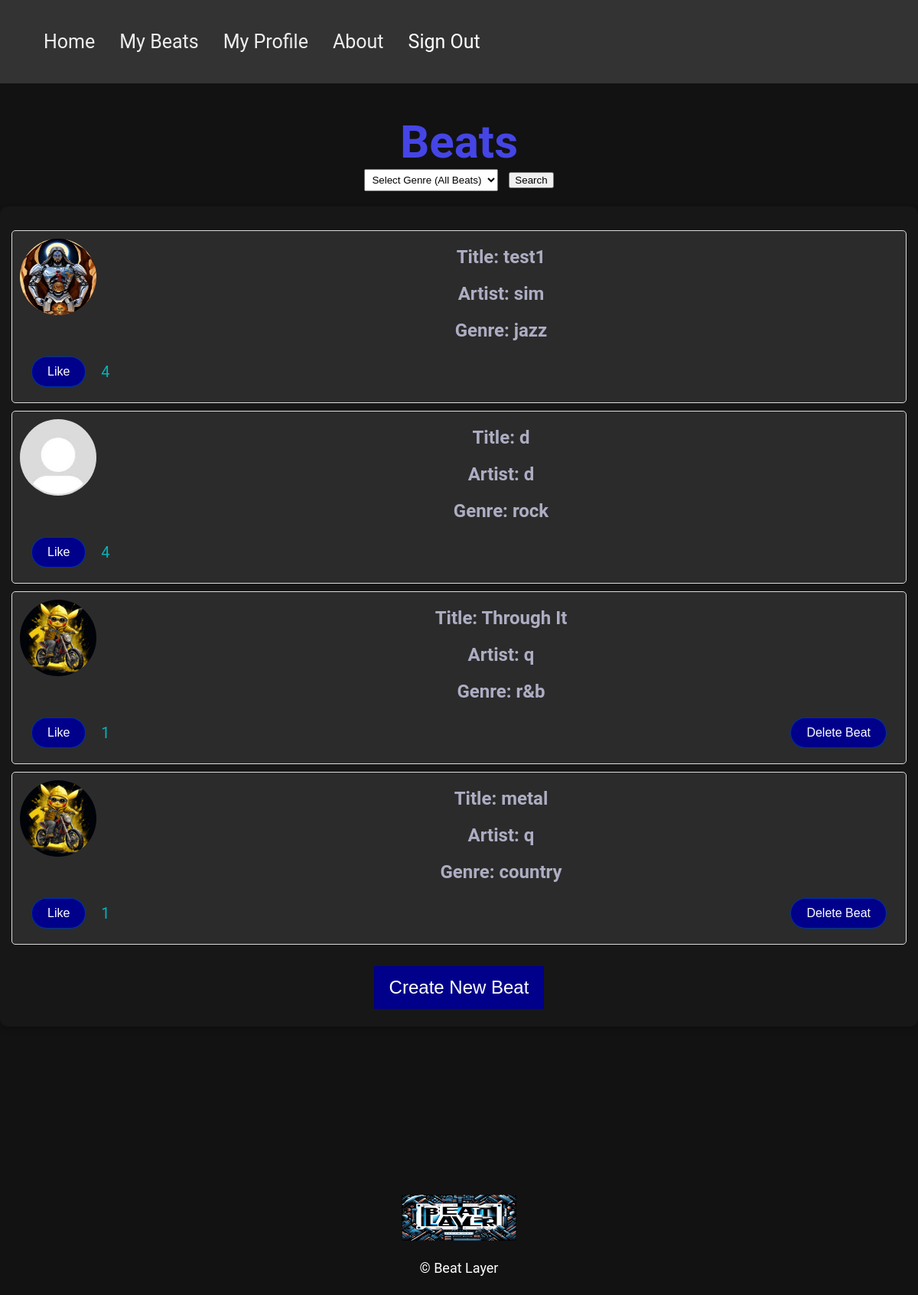
Page /beats (signed in) on the earlier database version.
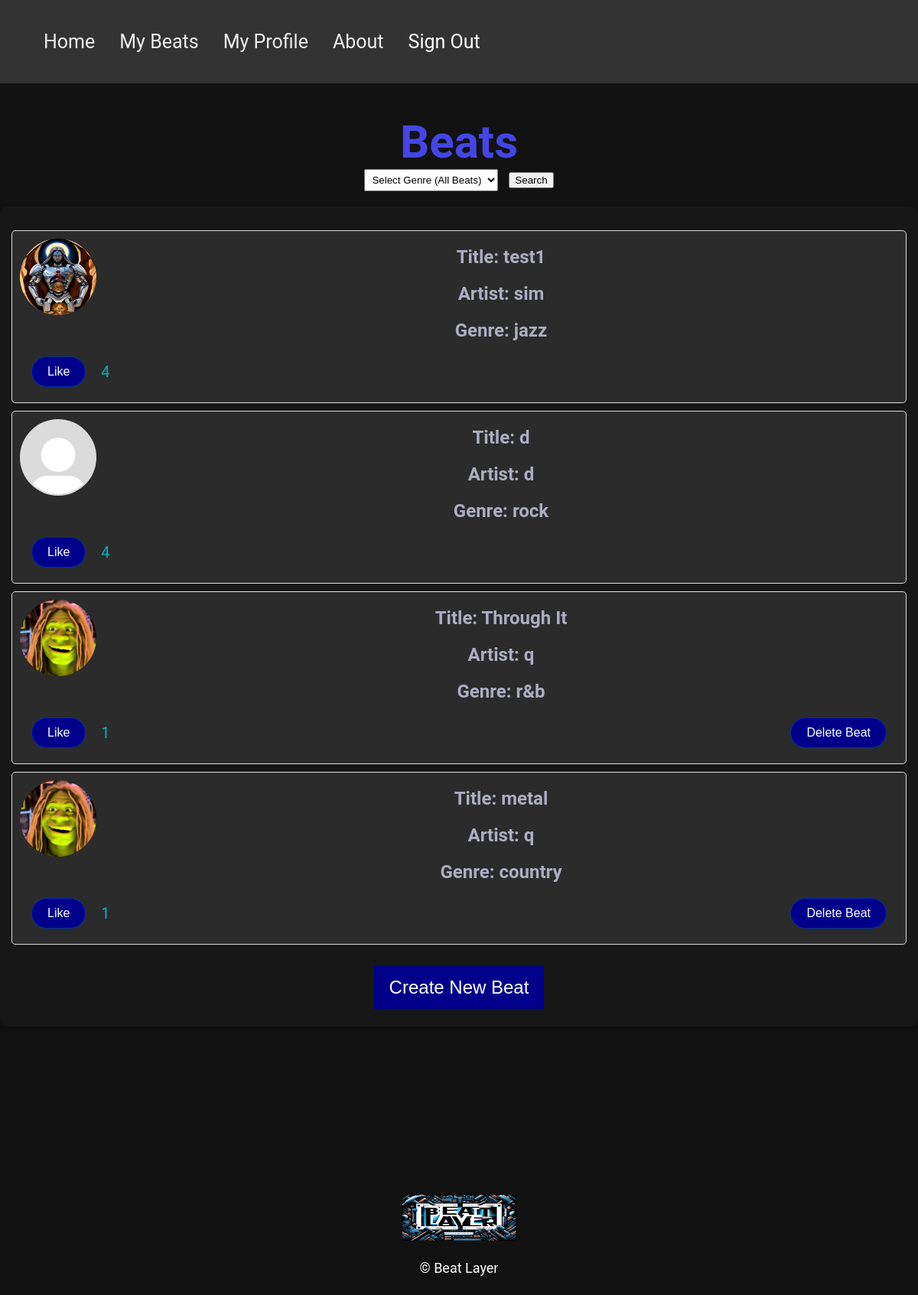
Same page on the later database version.
### src/app/models.py (models this page shows)
class Beat(db.Model):
    __tablename__ = 'beats'
    id = db.Column(db.String(36), primary_key=True)
    title = db.Column(db.String(32), nullable=False)
    date_added = Column(DateTime, default=datetime.utcnow)
    description = db.Column(db.String(100))
    artist = db.Column(db.String, db.ForeignKey('users.id'), nullable=False)
    audio_file = Column(String)
    genre = db.Column(db.String(32))
    likes = db.relationship('Like', backref='beat', lazy='dynamic')
    comments = db.relationship('Comment', backref='beat', lazy=True)
    def like_count(self):
        return self.likes.count()

class User(db.Model, UserMixin):
    __tablename__ = 'users'
    id = db.Column(db.String, primary_key=True)
    email = db.Column(db.String, unique=True)
    passwd = db.Column(db.LargeBinary)
    beats = db.relationship('Beat', backref='creator', lazy='dynamic')
    comments = db.relationship('Comment', back_populates='author', lazy='dynamic')
    likes = db.relationship('Like', backref='user', lazy='dynamic')
    profile_pic = db.Column(db.String, default='pictures/profile_pictures/default_profile_pic.jpg')
    bio = db.Column(db.String, default='This user has not set a bio yet.')

### src/app/routes.py (the view)
@login_required
@app.route('/beats', methods=['GET'])
def beats():
    if not current_user.is_authenticated:
        flash('You must be logged in to view this page.')
        return redirect(url_for('home'))
    genre = request.args.get('genre')
    if genre:
        beat_tuples = Beat.query.filter_by(genre=genre).join(
            User, User.id == Beat.artist).add_columns(User.profile_pic).all()
    else:
        beat_tuples = (
            Beat.query
            .join(User, User.id == Beat.artist)
            .add_columns(User.profile_pic)
            .all()
        )
    beats_with_pics = [
        {'beat': beat, 'profile_pic': profile_pic}
        for beat, profile_pic in beat_tuples
    ]
    return render_template('beats.html', beats=beats_with_pics)

### src/app/__init__.py (called while the page is built)
@login_manager.user_loader
def load_user(id):
    try:
        return db.session.query(User).filter(User.id==id).one()
    except:
        return None

### src/app/routes.py (called while the page is built)
@app.context_processor
def utility_processor():
    def get_user(user_id):
        return User.query.get(user_id)
    return dict(get_user=get_user)

### src/templates/beats.html (shortened to what this page needs)
{% extends 'base.html' %}
{% block main %}
    <div class="container">
        <h1>Beats</h1>
        <div class="genre-filter" style="margin-bottom: 20px;">
            <form action="{{ url_for('beats') }}" method="get">
                <select name="genre" id="genre-select" style="padding: 5px; margin-right: 10px;">
                    <option value="">Select Genre (All Beats)</option>
                </select>
                <input type="submit" value="Search">
            </form>
        </div>
        <div class="content-box" style="padding: 15px; border-radius: 10px; box-shadow: 0 4px 8px 0 rgba(0,0,0,0.2);">
            <ul style="list-style: none; padding: 0;">
                {% for beat_dict in beats %}
                    {% set beat = beat_dict.beat %}
                    {% set profile_pic = beat_dict.profile_pic %}
                    <li>
                        <div class="beat-card" style="border: 1px solid #ddd; padding: 10px; border-radius: 5px; margin-bottom: 10px;">
                            <a href="{{ url_for('beat_detail', beat_id=beat.id) }}" style="display: block; color: inherit; text-decoration: none;">
                                <div>
                                    {% if profile_pic %}
                                        <img src="{{ url_for('static', filename=profile_pic) }}" alt="Artist Profile Picture" class="profile-pic-small">
                                    {% else %}
                                        <img src="{{ url_for('static', filename='pictures/default_profile_pic.jpg') }}" alt="Default Profile Picture" class="profile-pic-small">
                                    {% endif %}
                                    <h2>Title: {{ beat.title }}</h2>
                                    <h2>Artist: {{ beat.artist }}</h2>
                                    <h2>Genre: {{ beat.genre }}</h2>
                                </div>
                                <div class="beat-card-actions" style="display: flex; align-items: center; justify-content: start;">
                                    <div style="display: flex; align-items: center;">
                                        <button onclick="likeSong('{{ beat.id }}', event)" class="button-small">Like</button>
                                        <span class="likes-amount" id="like-count-{{ beat.id }}" style="margin-left: 10px;">{{ beat.like_count() }}</span>
                                    </div>
                                    {% if beat.artist == current_user.id %}
                                        <form action="{{ url_for('beat_user_delete', user_id=current_user.id, beat_id=beat.id) }}" method="POST" onsubmit="return confirmDelete(event)" style="margin-left: auto;">
                                            <input type="submit" value="Delete Beat" class="button-small">
                                        </form>
                                    {% endif %}
                                </div>
                            </a>
                        </div>
                    </li>
                {% endfor %}
            </ul>
            <div class="button-container" style="text-align: center; margin-top: 20px;">
                <button onclick="window.location.href='{{ url_for('beats_new') }}'" class="button">Create New Beat</button>
            </div>
        </div>
    </div>
{% endblock %}

### src/templates/base.html (shortened to what this page needs)
<!DOCTYPE html>
<html lang="en">
<head>
    <link rel="stylesheet" type="text/css" href="{{ url_for('static', filename='style.css') }}">
</head>
<header>
    <nav class="menu-bar">
        <ul class="navbar">
            <li><a href="{{ url_for('beats') }}">Home</a></li>
            {% if current_user.is_authenticated %}
            <li><a href="{{ url_for('beat_user', user_id=current_user.id) }}">My Beats</a></li>
            <li><a href="{{ url_for('my_profile') }}">My Profile</a></li>
            {% endif %}
            <li>
                <a href="#">About </a>
            </li>
            {% if current_user.is_authenticated %}
                <li><a href="{{ url_for('users_signout') }}" class="sign-out">Sign Out</a></li>
            {% endif %}
        </ul>
    </nav>
</header>
<body>
    <main>
        {% block main %}{% endblock %}
    </main>
    <footer>
        <img src="{{ url_for('static', filename='pictures/header.png') }}" alt="Beat Layer" class="header-image">
        <p>© Beat Layer</p>
    </footer>
</body>
</html>

### src/static/style.css (style rules this page uses)
body { font-family: 'Roboto', sans-serif; background-color: #121212; color: #ffffff; text-align: center; margin: 0; padding: 0; height: 100%; padding-top: 150px; }
main { min-height: calc(100vh - 200px); padding-bottom: 200px; }
header { position: fixed; top: 0; left: 0; width: 100%; z-index: 1000; background-color: #333333; padding: 1px; text-align: center; font-size: 25px; }
.header-image { width: 150px; height: 60px; }
.container { width: 100%; min-height: 100%; margin: auto; margin-bottom: -20px; padding-bottom: 20px; }
h1 { color: rgb(69, 69, 230); font-size: 60px; margin: auto; }
h2 { color: rgba(214, 214, 243, 0.76); font-size: 40px; margin: auto; white-space: nowrap; text-align: center; }
p { margin-bottom: 20px; line-height: 1.6; font-size: 18px; }
.button { background-color: darkblue; color: white; padding: 14px 20px; font-size: 24px; margin: 8px 10px; border: none; cursor: pointer; }
nav { margin: 10px 0; }
.navbar { list-style: none; display: flex; justify-content: left; padding: 55; background-color: #333; }
.navbar li { position: relative; }
.navbar li a { color: #EEE; text-decoration: none; transition: color 0.5s ease; padding: 14px 16px; display: block; }
.menu-bar a.sign-out { color: white; }
footer { text-align: center; left: 0; bottom: 0; width: 100%; clear: both; }
.button-container { text-align: center; padding: 0; margin-top: 20px; }
.beat-card { display: flex; flex-direction: column; background-color: #333333bb; }
.beat-card-actions { margin-top: auto; display: flex; justify-content: space-between; overflow: hidden; }
.content-box { background-color: #20202062; color: #ffffff; padding: 20px; margin-bottom: 20px; }
.profile-pic-small { width: 100px; height: 100px; border-radius: 50%; margin-bottom: 20px; display: block; float: left; margin-right: 10px; }
.beat-card-actions { display: flex; justify-content: space-between; align-items: center; padding: 10px; }
.button-small, button-small a { background-color: darkblue; color: white; font-size: 16px; border: none; cursor: pointer; display: inline-block; text-align: center; border-radius: 5px; text-decoration: none; padding: 10px 20px; margin: 0 5px; border: 1px solid #0057b395; border-radius: 25px; }
.beat-card h2 { font-size: 24px; margin: 0; padding: 10px; display: flex; justify-content: center; }
.likes-amount { font-size: 20px; color:#06B2BA; margin: 0; padding: 5px; display: flex; justify-content: center; }

Differences in the rows shown:
changed through a linked row, Beat "Through It": profile_pic: a different picture
changed through a linked row, Beat "metal": profile_pic: a different picture
